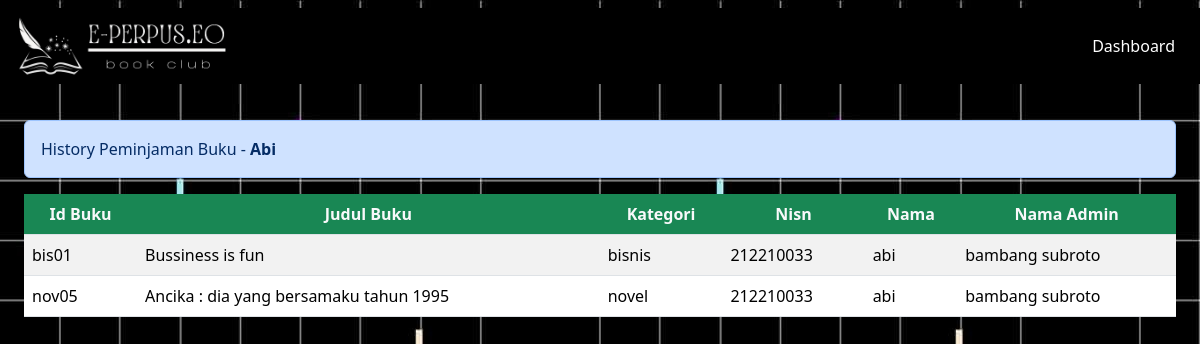
Page /DashboardMember/formPeminjaman/TransaksiPengembalian.php (signed in) on the earlier database version.
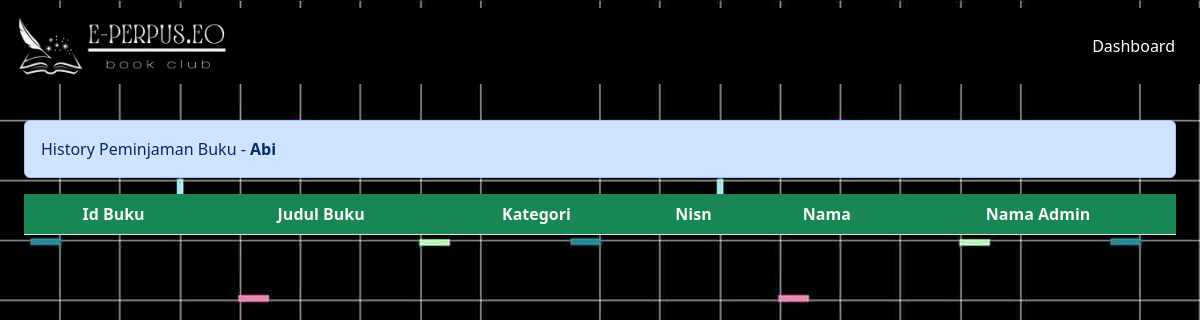
Same page on the later database version.
### tables this page shows
CREATE TABLE `pengembalian` (
  `id_pengembalian` int(11) NOT NULL,
  `id_peminjaman` int(11) NOT NULL,
  `id_buku` varchar(20) NOT NULL,
  `nisn` int(11) NOT NULL,
  `id_admin` int(11) NOT NULL,
  `buku_kembali` date NOT NULL,
  `keterlambatan` enum('YA','TIDAK') NOT NULL,
  `denda` int(15) NOT NULL
);

CREATE TABLE `buku` (
  `cover` varchar(255) NOT NULL,
  `id_buku` varchar(20) NOT NULL,
  `kategori` varchar(255) NOT NULL,
  `judul` varchar(255) NOT NULL,
  `pengarang` varchar(255) NOT NULL,
  `penerbit` varchar(255) NOT NULL,
  `tahun_terbit` date NOT NULL,
  `jumlah_halaman` int(11) NOT NULL,
  `buku_deskripsi` text NOT NULL,
  `isi_buku` varchar(250) NOT NULL
);

CREATE TABLE `member` (
  `nisn` int(11) NOT NULL,
  `kode_member` varchar(12) NOT NULL,
  `nama` varchar(255) NOT NULL,
  `password` varchar(255) NOT NULL,
  `jenis_kelamin` varchar(20) NOT NULL,
  `kelas` varchar(5) NOT NULL,
  `jurusan` varchar(50) NOT NULL,
  `no_tlp` varchar(15) NOT NULL,
  `tgl_pendaftaran` date NOT NULL
);

### config/config.php (called while the page is built, shortened)
<?php
$host = "127.0.0.1";
$username = "root";
$password = "";
$database_name = "perpustakaan";
$connection = mysqli_connect($host, $username, $password, $database_name);
function queryReadData($dataKategori) {
  global $connection;
  $result = mysqli_query($connection, $dataKategori);
  $items = [];
  while($item = mysqli_fetch_assoc($result)) {
    $items[] = $item;
  }
  return $items;
}
?>

### DashboardMember/formPeminjaman/TransaksiPengembalian.php (the view, shortened to what this page needs)
<?php
require "../../config/config.php";
$akunMember = $_SESSION["member"]["nisn"];
$dataPengembalian = queryReadData("SELECT pengembalian.id_pengembalian, pengembalian.id_buku, buku.judul, buku.kategori, pengembalian.nisn, member.nama, admin.nama_admin, pengembalian.buku_kembali, pengembalian.keterlambatan, pengembalian.denda
FROM pengembalian
INNER JOIN buku ON pengembalian.id_buku = buku.id_buku
INNER JOIN member ON pengembalian.nisn = member.nisn
INNER JOIN admin ON pengembalian.id_admin = admin.id
WHERE pengembalian.nisn = $akunMember");
?>
<!DOCTYPE html>
<html lang="en">
  <head>
    <link rel="stylesheet" href="../../style.css">
</head>
  </head>
  <body style="background: url(../../assets/bg.jpg) fixed; ">
    <nav class="navbar fixed-top ">
      <div class="container-fluid" style="background-color: black;">
        <a class="navbar-brand" href="#">
          <img src="../../assets/logoNav.png" alt="logo" width="220px">
        </a>
        <a class="btn btn-tertiary" href="../dashboardMember.php" style="color: white;">Dashboard</a>
      </div>
    </nav>
    <div class="p-4 mt-5">
      <div class="mt-5 alert alert-primary" role="alert">History Peminjaman Buku - <span class="fw-bold text-capitalize"><?php echo htmlentities($_SESSION["member"]["nama"]); ?></span></div>
    <div class="table-responsive mt-3">
    <table class="table table-striped table-hover">
      <thead class="text-center">
      <tr>
        <th class="bg-success text-light">Id Buku</th>
        <th class="bg-success text-light">Judul Buku</th>
        <th class="bg-success text-light">Kategori</th>
        <th class="bg-success text-light">Nisn</th>
        <th class="bg-success text-light">Nama</th>
        <th class="bg-success text-light">Nama Admin</th>
      </tr>
      </thead>
        <?php foreach ($dataPengembalian as $item) : ?>
      <tr>
        <td><?= $item["id_buku"]; ?></td>
        <td><?= $item["judul"]; ?></td>
        <td><?= $item["kategori"]; ?></td>
        <td><?= $item["nisn"]; ?></td>
        <td><?= $item["nama"]; ?></td>
        <td><?= $item["nama_admin"]; ?></td>
      </tr>
        <?php endforeach; ?>
    </table>
    </div>
    </div>
  </body>
</html>

Differences in the rows shown:
removed pengembalian: id_buku "bis01", id_buku.judul "Bussiness is fun", id_buku.kategori "bisnis", nisn "212210033", nisn.nama "abi", id_admin.nama_admin "bambang subroto"
removed pengembalian: id_buku "nov05", id_buku.judul "Ancika : dia yang bersamaku tahun 1995", id_buku.kategori "novel", nisn "212210033", nisn.nama "abi", id_admin.nama_admin "bambang subroto"
